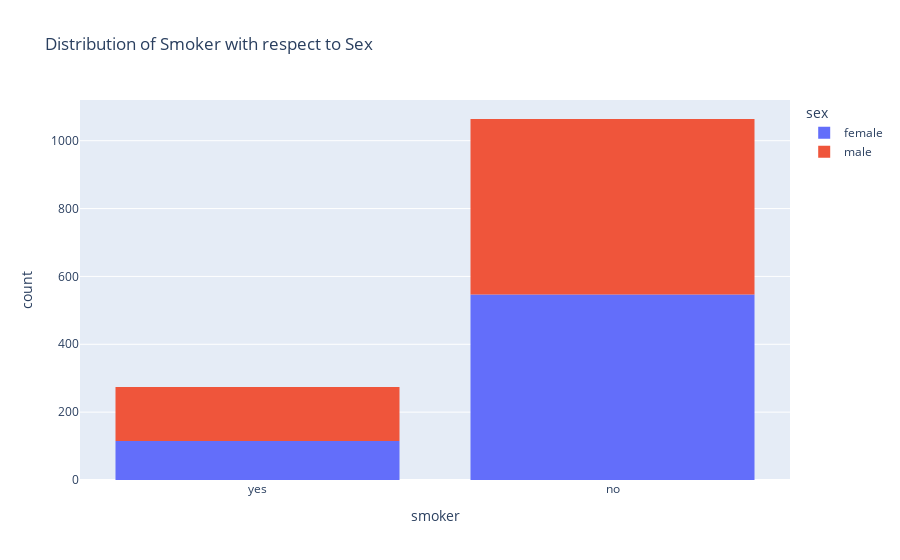

Notebook code cell kept with this figure:
### Code cell
px.histogram(df, x='smoker', color='sex', title='Distribution of Smoker with respect to Sex')

### Figure 1 — Plotly figure (JSON) as saved in the notebook; plotly's stock layout.template omitted (floating-point values rounded to 4 significant figures; data arrays with more than 128 entries replaced by an {"elided": "..."} marker saying what was removed)
{"data": [{"alignmentgroup": "True", "bingroup": "x", "hovertemplate": "sex=female<br>smoker=%{x}<br>count=%{y}<extra></extra>", "legendgroup": "female", "marker": {"color": "#636efa", "pattern": {"shape": ""}}, "name": "female", "offsetgroup": "female", "orientation": "v", "showlegend": true, "type": "histogram", "x": {"elided": "662 str values"}, "xaxis": "x", "yaxis": "y"}, {"alignmentgroup": "True", "bingroup": "x", "hovertemplate": "sex=male<br>smoker=%{x}<br>count=%{y}<extra></extra>", "legendgroup": "male", "marker": {"color": "#EF553B", "pattern": {"shape": ""}}, "name": "male", "offsetgroup": "male", "orientation": "v", "showlegend": true, "type": "histogram", "x": {"elided": "676 str values"}, "xaxis": "x", "yaxis": "y"}], "layout": {"barmode": "relative", "legend": {"title": {"text": "sex"}, "tracegroupgap": 0}, "title": {"text": "Distribution of Smoker with respect to Sex"}, "xaxis": {"anchor": "y", "domain": [0, 1], "title": {"text": "smoker"}}, "yaxis": {"anchor": "x", "domain": [0, 1], "title": {"text": "count"}}}}
